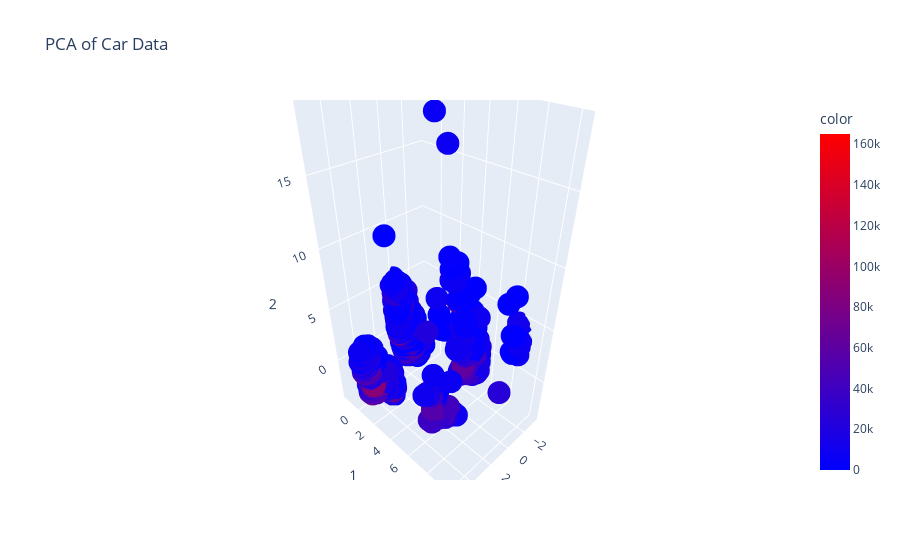

The code cell stored with this chart in its notebook:
### Code cell
#plot the data
plot = px.scatter_3d(pca_df, x=0, y=1, z=2, opacity=1, title='PCA of Car Data', color=df_goal, color_continuous_scale='Bluered')
plot

### Figure 1 — Plotly figure (JSON) as saved in the notebook; plotly's stock layout.template omitted (floating-point values rounded to 4 significant figures; data arrays with more than 128 entries replaced by an {"elided": "..."} marker saying what was removed)
{"data": [{"hovertemplate": "0=%{x}<br>1=%{y}<br>2=%{z}<br>color=%{marker.color}<extra></extra>", "legendgroup": "", "marker": {"color": {"elided": "7919 int values"}, "coloraxis": "coloraxis", "opacity": 1, "symbol": "circle"}, "mode": "markers", "name": "", "scene": "scene", "showlegend": false, "type": "scatter3d", "x": {"elided": "7919 float values"}, "y": {"elided": "7919 float values"}, "z": {"elided": "7919 float values"}}], "layout": {"coloraxis": {"colorbar": {"title": {"text": "color"}}, "colorscale": [[0, "rgb(0,0,255)"], [1, "rgb(255,0,0)"]]}, "legend": {"tracegroupgap": 0}, "scene": {"domain": {"x": [0, 1], "y": [0, 1]}, "xaxis": {"title": {"text": "0"}}, "yaxis": {"title": {"text": "1"}}, "zaxis": {"title": {"text": "2"}}}, "title": {"text": "PCA of Car Data"}}}
